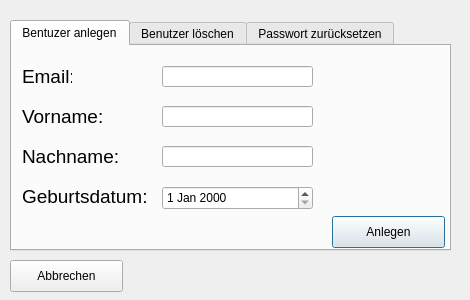
<?xml version="1.0" encoding="UTF-8"?>
<ui version="4.0">
 <class>Benutzerverwaltung</class>
 <widget class="QDialog" name="Benutzerverwaltung">
  <property name="geometry">
   <rect>
    <x>0</x>
    <y>0</y>
    <width>470</width>
    <height>300</height>
   </rect>
  </property>
  <property name="windowTitle">
   <string>Benutzerverwaltung</string>
  </property>
  <widget class="QTabWidget" name="tabWidget">
   <property name="geometry">
    <rect>
     <x>10</x>
     <y>20</y>
     <width>441</width>
     <height>231</height>
    </rect>
   </property>
   <property name="currentIndex">
    <number>0</number>
   </property>
   <widget class="QWidget" name="tab">
    <attribute name="title">
     <string>Bentuzer anlegen</string>
    </attribute>
    <widget class="QLabel" name="label">
     <property name="geometry">
      <rect>
       <x>10</x>
       <y>60</y>
       <width>81</width>
       <height>21</height>
      </rect>
     </property>
     <property name="font">
      <font>
       <pointsize>14</pointsize>
      </font>
     </property>
     <property name="text">
      <string>Vorname:</string>
     </property>
    </widget>
    <widget class="QLineEdit" name="txt_benutzerName">
     <property name="geometry">
      <rect>
       <x>150</x>
       <y>100</y>
       <width>151</width>
       <height>21</height>
      </rect>
     </property>
    </widget>
    <widget class="QLabel" name="label_3">
     <property name="geometry">
      <rect>
       <x>10</x>
       <y>140</y>
       <width>141</width>
       <height>21</height>
      </rect>
     </property>
     <property name="font">
      <font>
       <pointsize>14</pointsize>
      </font>
     </property>
     <property name="text">
      <string>Geburtsdatum:</string>
     </property>
    </widget>
    <widget class="QLineEdit" name="txt_benutzerVname">
     <property name="geometry">
      <rect>
       <x>150</x>
       <y>60</y>
       <width>151</width>
       <height>21</height>
      </rect>
     </property>
    </widget>
    <widget class="QDateEdit" name="txt_benutzerGeb">
     <property name="geometry">
      <rect>
       <x>150</x>
       <y>140</y>
       <width>151</width>
       <height>24</height>
      </rect>
     </property>
    </widget>
    <widget class="QLabel" name="label_2">
     <property name="geometry">
      <rect>
       <x>10</x>
       <y>100</y>
       <width>101</width>
       <height>21</height>
      </rect>
     </property>
     <property name="font">
      <font>
       <pointsize>14</pointsize>
      </font>
     </property>
     <property name="text">
      <string>Nachname:</string>
     </property>
    </widget>
    <widget class="QLabel" name="label_4">
     <property name="geometry">
      <rect>
       <x>10</x>
       <y>20</y>
       <width>50</width>
       <height>21</height>
      </rect>
     </property>
     <property name="font">
      <font>
       <pointsize>14</pointsize>
      </font>
     </property>
     <property name="text">
      <string>Email:</string>
     </property>
    </widget>
    <widget class="QLineEdit" name="txt_benutzerEmail">
     <property name="geometry">
      <rect>
       <x>150</x>
       <y>20</y>
       <width>151</width>
       <height>21</height>
      </rect>
     </property>
    </widget>
    <widget class="QPushButton" name="btn_benutzerAnlegen">
     <property name="geometry">
      <rect>
       <x>320</x>
       <y>170</y>
       <width>113</width>
       <height>32</height>
      </rect>
     </property>
     <property name="text">
      <string>Anlegen</string>
     </property>
    </widget>
   </widget>
   <widget class="QWidget" name="tab_2">
    <attribute name="title">
     <string>Benutzer löschen</string>
    </attribute>
    <widget class="QPushButton" name="btn_benutzerDel">
     <property name="geometry">
      <rect>
       <x>280</x>
       <y>80</y>
       <width>131</width>
       <height>32</height>
      </rect>
     </property>
     <property name="text">
      <string>Löschen</string>
     </property>
    </widget>
    <widget class="QListWidget" name="lst_delbenutzer">
     <property name="geometry">
      <rect>
       <x>10</x>
       <y>10</y>
       <width>251</width>
       <height>192</height>
      </rect>
     </property>
    </widget>
   </widget>
   <widget class="QWidget" name="tab_3">
    <attribute name="title">
     <string>Passwort zurücksetzen</string>
    </attribute>
    <widget class="QPushButton" name="btn_benutzerResetPW">
     <property name="geometry">
      <rect>
       <x>280</x>
       <y>80</y>
       <width>131</width>
       <height>32</height>
      </rect>
     </property>
     <property name="text">
      <string>Zurücksetzten</string>
     </property>
    </widget>
    <widget class="QListWidget" name="lst_resetbenutzerPW">
     <property name="geometry">
      <rect>
       <x>10</x>
       <y>10</y>
       <width>251</width>
       <height>192</height>
      </rect>
     </property>
    </widget>
   </widget>
  </widget>
  <widget class="QPushButton" name="btn_BvAbbrechen">
   <property name="geometry">
    <rect>
     <x>10</x>
     <y>260</y>
     <width>113</width>
     <height>32</height>
    </rect>
   </property>
   <property name="text">
    <string>Abbrechen</string>
   </property>
  </widget>
 </widget>
 <tabstops>
  <tabstop>txt_benutzerEmail</tabstop>
  <tabstop>txt_benutzerVname</tabstop>
  <tabstop>txt_benutzerName</tabstop>
  <tabstop>txt_benutzerGeb</tabstop>
  <tabstop>btn_benutzerAnlegen</tabstop>
  <tabstop>btn_BvAbbrechen</tabstop>
  <tabstop>tabWidget</tabstop>
  <tabstop>btn_benutzerDel</tabstop>
  <tabstop>btn_benutzerResetPW</tabstop>
 </tabstops>
 <resources/>
 <connections/>
</ui>
